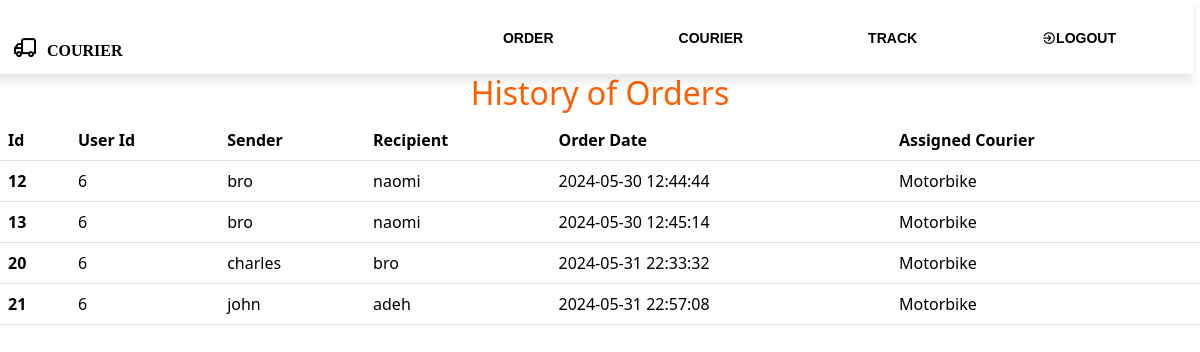
Page /history-orders.php (signed in) on the committed database.
### tables this page shows
CREATE TABLE `orders` (
  `order_id` int(11) NOT NULL,
  `sender_name` varchar(100) NOT NULL,
  `sender_address` varchar(255) NOT NULL,
  `recipient_name` varchar(100) NOT NULL,
  `recipient_address` varchar(255) NOT NULL,
  `package_weight` decimal(10,2) NOT NULL,
  `package_category` text NOT NULL,
  `price` int(100) NOT NULL,
  `order_date` timestamp NOT NULL DEFAULT current_timestamp(),
  `pickup_date` date NOT NULL,
  `tracking_id` varchar(20) DEFAULT NULL,
  `assigned_courier` text NOT NULL,
  `user_id` int(11) DEFAULT NULL
);

### history-orders.php (the view, shortened to what this page needs)
<?php
include 'header.php';
    $servername = "localhost";
    $dbname = "courier";
    $dbusername = "charlie";
    $dbpassword = "root123@";
    $conn =mysqli_connect($servername,$dbusername,$dbpassword,$dbname);
    $email = $_SESSION['Email'];
$sql= "SELECT * FROM user where Email = '$email'";
$query= mysqli_query($conn,$sql);
$user=mysqli_fetch_assoc($query);
?>
<!doctype html>
<html lang="en">
  <head>
    <link rel="stylesheet" href="style.css">
    <link href="https://cdn.jsdelivr.net/npm/bootstrap@5.3.3/dist/css/bootstrap.min.css" rel="stylesheet">
  </head>
  <body>
  <div class="card-header">
      <h2> History of Orders</h2>
    </div>
  <table class="table">
  <thead>
    <tr>
      <th scope="col">Id</th>
      <th scope="col">User Id</th>
      <th scope="col">Sender</th>
      <th scope="col">Recipient</th>
      <th scope="col">Order Date</th>
      <th scope="col">Assigned Courier</th>
    </tr>
  </thead>
  <tbody>
  <?php
$user_id=$user['id'];
$sql = "SELECT * FROM orders where user_id='$user_id' ";
$result = mysqli_query($conn,$sql);
if($result){
    while($row=mysqli_fetch_assoc($result)){
      $id=$row['order_id'];
      $user_id=$row['user_id'];
      $sender_name =$row['sender_name'];
      $recipient_name=$row['recipient_name'];
      $date =$row['order_date'];
      $courier= $row['assigned_courier'];
      echo'<tr>
      <th scope="row">'.$id.'</th>
      <td>'.$user_id.'</td>
      <td>'.$sender_name.'</td>
       <td>'.$recipient_name.'</td>
       <td>'.$date.'</td>
       <td>'.$courier.'</td>
     </tr>';
    }
  }
   ?>
  </body>
</html>

### header.php (shortened to what this page needs)
<!Doctype html>
<html>
  <head>
  <link rel="stylesheet" href="style1.css">
  <link rel="stylesheet" href="https://unicons.iconscout.com/release/v4.0.8/css/line.css">
</head>
<body>
<div class="navbar">
     <div class="icon">
       <h2 class="logo"><i class="uil uil-truck"></i></i><a href="home.php">COURIER</a></h2>
         </div>
           <div class="menu">
            <ul>
                    <?php
                    if(isset($_SESSION['Role']) == 0 ){
                  ?>
                    <li><a href="order-placement.php">ORDER</a></li>
                    <li><a href="courier.php">COURIER</a></li>
                    <li><a href="track.php">TRACK</a></li>
                    <li><a href="logout.php"><i class="uil uil-sign-out-alt"></i>LOGOUT</a></li>
                <?php
                    }
                    else{
                      ?>
                      <li><a href="login.php"><i class="uil uil-sign-in-alt"></i>LOGIN</a></li>
                   <li><a href="registration.php">REGISTER</a></li>
                       <?php
                    }?>
            </ul>
           </div>
         </div>

### style1.css (style rules this page uses)
.navbar { width: 100.5%; height: 75px; margin: auto; background: white; margin-left: -7px ; margin-top: -1px; box-shadow:0px 7px 10px rgba(0,0,0,0.1); text-align: center; }
.logo { color:black; font-size: x-large; font-family:'Segoe UI', Tahoma, Geneva, Verdana, sans-serif; padding-left:20px; float: left; padding-top: 18px; top: 0; background: white; font-weight:1000; }
.logo i { background:white; }
.menu { margin-bottom: 70px; }
ul { float:right; display:flex; justify-content: center; align-items: center; background:white; gap: 30px; text-align: center; }
ul li { list-style: none; padding-right:75px ; font-size: 14px; cursor: pointer; color:#0f0b0b; background:white; }
ul li a { text-decoration: none; color: black; font-family: Arial, Helvetica, sans-serif; font-weight: bold; transition:0.2s ease-in-out; background:white; }

### style.css (style rules this page uses)
.card-header h2 { text-align: center; color:rgb(255, 94, 0) ; }
body { padding-bottom:1px ; }
.navbar { border-bottom:1px solid white ; width: 100%; background-color: white; }
.icon h2 a { text-decoration: none; color: #000; font-size: medium; font-weight: 600; font-family:'Times New Roman', Times, serif; padding-left:10px ; }
ul { display:inline-flex; gap:50px ; right: 2px; position: absolute; padding-top: 20px; }
ul li { text-decoration: none; list-style: none; }
ul li a { text-decoration: none; color:#000 ; }

### rows in the picture
orders: order_id "12", user "6", sender_name "bro", recipient_name "naomi", order_date "2024-05-30 12:44:44", assigned_courier "Motorbike"
orders: order_id "13", user "6", sender_name "bro", recipient_name "naomi", order_date "2024-05-30 12:45:14", assigned_courier "Motorbike"
orders: order_id "20", user "6", sender_name "charles", recipient_name "bro", order_date "2024-05-31 22:33:32", assigned_courier "Motorbike"
orders: order_id "21", user "6", sender_name "john", recipient_name "adeh", order_date "2024-05-31 22:57:08", assigned_courier "Motorbike"
